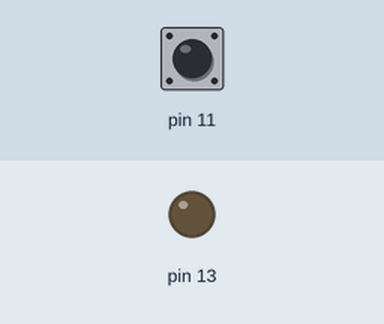
Bench run of a sketch on a simulated Arduino Uno, built with avr-gcc and run on an emulated ATmega328P. Parts: output pins drawn as LEDs (lit = HIGH). Dashed ring = blinking. Inputs (shaded band) come from the test bench; at power-on: pin 11 HIGH.

Above: at 1.2 s.
1.3 s: pin 11 pulled LOW for 0.15 s
At 2.5 s:
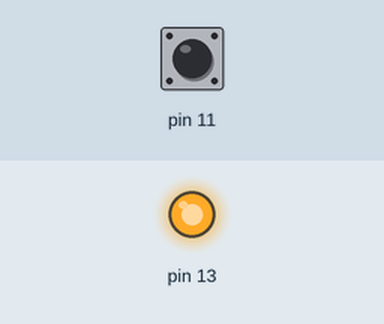
2.9 s: pin 11 pulled LOW for 1 s
At 6.8 s:
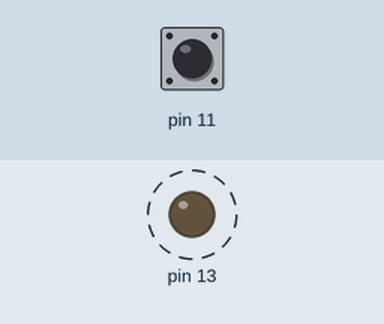
6.9 s: pin 11 pulled LOW for 3.2 s
At 7.7 s:
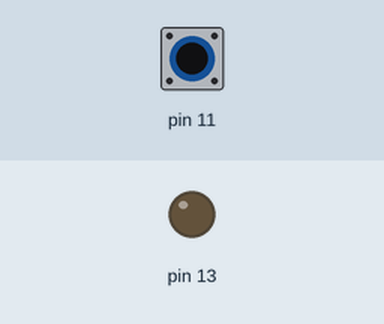
Timing chart, 0 to 9.9 s (numbered marks = the images above; inputs shaded):
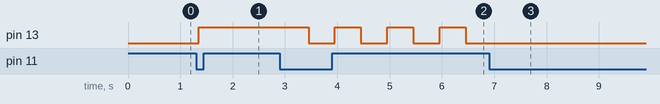

The sketch:

02-led-cycling.ino
```cpp
enum class LedMode { OFF, ON, BLINKING };

enum class ButtonLevel {
  ON, OFF
};

enum class BlinkState { OFF, ON };

class LedDriver {
  /* Interface with the actual hardware. Turns LEDs on and off. */
  private:
    uint8_t pin;

  public:
    LedDriver(uint8_t pin) : pin(pin) {}

    void set(bool on) {
      digitalWrite(pin, on ? HIGH : LOW);
    }

    void begin() {
      pinMode(pin, OUTPUT);
      set(false);
    }
};

class ButtonDriver {
  /* Interface with the button. Includes de-bouncing logic. */
  private:
    uint8_t pin;

    ButtonLevel stable_state = ButtonLevel::OFF;
    ButtonLevel last_raw_read = ButtonLevel::OFF;

    unsigned long last_change_ms = 0;
    const unsigned long debounce_ms = 50;

    // Indicate if an event just occurred
    // Note: methods will reset these once "consumed"
    bool release_event = false;
    bool press_event = false;

  public:
    ButtonDriver(uint8_t pin) : pin(pin) {}

    void begin() {
      pinMode(pin, INPUT_PULLUP);
    }

    bool const isPressed() {
      return (stable_state == ButtonLevel::ON);
    }

    bool wasPressed() {
      // reset event flags
      if (press_event) {
        press_event = false;
        return true;
      }
      return false;
    }

    bool wasReleased() {
      // reset event flags
      if (release_event) {
        release_event = false;
        return true;
      }
      return false;
    }

    void update(unsigned long now) {
      // Read the button
      ButtonLevel raw = (digitalRead(pin) == LOW ? ButtonLevel::ON : ButtonLevel::OFF);

      // Detect raw changes
      if (raw != last_raw_read) {
        last_change_ms = now;
        last_raw_read = raw;
      }

      // If the read is stable long enough, update the state
      if ((now - last_change_ms) > debounce_ms && raw != stable_state) {
        stable_state = raw;

        // If we just changed to a pressed state
        if (stable_state == ButtonLevel::ON) {
          press_event = true;
        } else {
          release_event = true;
        }
      }
    }
};

class ModeController {
  /* State machine logic that encodes the state transitions.
  Only emits the current (desired) state of the LED.
  */
  private:

  public:
    LedMode mode;
    ModeController() : mode(LedMode::OFF) {}

    void advance() {
      /* When loop() has detected an event --- a button press --- we transition
      between states. This is simple here: we just cycle through them. */
      switch (mode) {
        case LedMode::OFF:
          mode = LedMode::ON;
          break;
        case LedMode::ON:
          mode = LedMode::BLINKING;
          break;
        case LedMode::BLINKING:
          mode = LedMode::OFF;
          break;
      }
    }
};

class BlinkEngine {
  private:
    BlinkState state;
    unsigned long last_blink_ms;
    unsigned long blink_half_period_ms;

  public:
    BlinkEngine(unsigned long half_period_ms) : state(BlinkState::OFF), last_blink_ms(0), blink_half_period_ms(half_period_ms) {}

    bool update(unsigned long now) {
      if (now - last_blink_ms > blink_half_period_ms) {
        // change state
        last_blink_ms = now;
        switch (state) {
          case BlinkState::ON:
            state = BlinkState::OFF;
            break;
          case BlinkState::OFF:
            state = BlinkState::ON;
            break;
        }
      }

      return (state == BlinkState::ON ? true : false);
    }
};


ModeController mode_controller = ModeController();
ButtonDriver button = ButtonDriver(11);
LedDriver led = LedDriver(13);
BlinkEngine blinker = BlinkEngine(500);

void setup() {
  led.begin();
  button.begin();
}

void loop() {
  unsigned long now = millis();

  // Read the value of the button
  button.update(now);

  // If an event occurred, controller must change state
  if (button.wasPressed()) {
    mode_controller.advance();
  }

  // Update the hardware
  switch (mode_controller.mode) {
    case LedMode::OFF:
      led.set(false);
      break;
    case LedMode::ON:
      led.set(true);
      break;
    case LedMode::BLINKING:
      led.set(blinker.update(now));
      break;
  }
}
```

Measured:
- after the input at 1.3 s, pin 13: LOW → HIGH after 0.05 s
- after the input at 2.9 s, pin 13: alternates HIGH for 0.50 s and LOW for 0.50 s, starting after 0.55 s
- after the input at 6.9 s, pin 13: stops changing and stays LOW
